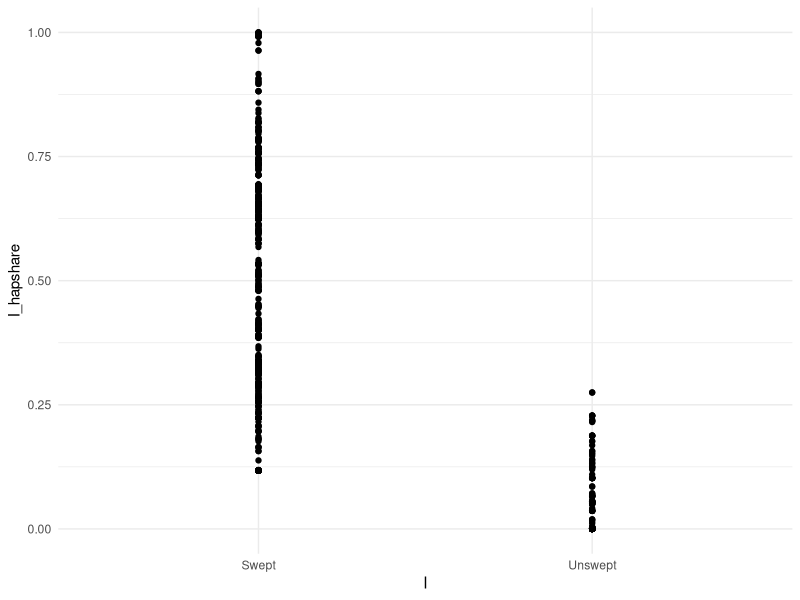

This figure's R source: (Note: this script raises an error after producing the figure.)
library(tidyverse)
setwd("~/Documents/projects/NemaScan_Performance/")
strain.data <- data.table::fread("data/CelegansStrainData.tsv") 
sweeps <- data.table::fread("data/sweep_summary.tsv")
hahnel_204 <- data.table::fread("data/hahnel_209.tsv") %>%
  dplyr::select(strain)

# Joining Strain Info
metadata <- sweeps %>%
  dplyr::full_join(., strain.data) %>%
  dplyr::mutate(I = dplyr::if_else(condition = I == TRUE, 
                                   true = "Swept", 
                                   false = "Unswept"),
                II = dplyr::if_else(condition = II == TRUE, 
                                    true = "Swept", 
                                    false = "Unswept"),
                III = dplyr::if_else(condition = III == TRUE, 
                                     true = "Swept", 
                                     false = "Unswept"),
                IV = dplyr::if_else(condition = IV == TRUE, 
                                    true = "Swept", 
                                    false = "Unswept"),
                V = dplyr::if_else(condition = V == TRUE, 
                                   true = "Swept", 
                                   false = "Unswept"),
                X = dplyr::if_else(condition = X == TRUE, 
                                   true = "Swept", 
                                   false = "Unswept"))

metadata %>%
  ggplot(., mapping = aes(x = I, y = I_hapshare)) + 
  theme_minimal() +
  geom_point()

complete <- metadata %>%
  dplyr::select(isotype) %>%
  dplyr::filter(!duplicated(isotype))
complete.list <- paste(complete$isotype,sep = "",collapse = ",")

# Sweep-based strain lists
chr.I.swept <- metadata %>%
  dplyr::filter(I == "Swept") %>%
  dplyr::select(isotype) %>%
  dplyr::filter(!duplicated(isotype))
chr.I.unswept <- metadata %>%
  dplyr::filter(I == "Unswept") %>%
  dplyr::select(isotype)%>%
  dplyr::filter(!duplicated(isotype))
chr.I.swept.list <- paste(chr.I.swept$isotype,sep = "",collapse = ",")
chr.I.unswept.list <- paste(chr.I.unswept$isotype,sep = "",collapse = ",")

chr.II.swept <- metadata %>%
  dplyr::filter(II == "Swept") %>%
  dplyr::select(isotype)%>%
  dplyr::filter(!duplicated(isotype))
chr.II.unswept <- metadata %>%
  dplyr::filter(II == "Unswept") %>%
  dplyr::select(isotype)%>%
  dplyr::filter(!duplicated(isotype))
chr.II.swept.list <- paste(chr.II.swept$isotype,sep = "",collapse = ",")
chr.II.unswept.list <- paste(chr.II.unswept$isotype,sep = "",collapse = ",")

chr.III.swept <- metadata %>%
  dplyr::filter(III == "Swept") %>%
  dplyr::select(isotype)%>%
  dplyr::filter(!duplicated(isotype))
chr.III.unswept <- metadata %>%
  dplyr::filter(III == "Unswept") %>%
  dplyr::select(isotype)%>%
  dplyr::filter(!duplicated(isotype))
chr.III.swept.list <- paste(chr.III.swept$isotype,sep = "",collapse = ",")
chr.III.unswept.list <- paste(chr.III.unswept$isotype,sep = "",collapse = ",")

chr.IV.swept <- metadata %>%
  dplyr::filter(IV == "Swept") %>%
  dplyr::select(isotype)%>%
  dplyr::filter(!duplicated(isotype))
chr.IV.unswept <- metadata %>%
  dplyr::filter(IV == "Unswept") %>%
  dplyr::select(isotype)%>%
  dplyr::filter(!duplicated(isotype))
chr.IV.swept.list <- paste(chr.IV.swept$isotype,sep = "",collapse = ",")
chr.IV.unswept.list <- paste(chr.IV.unswept$isotype,sep = "",collapse = ",")

chr.V.swept <- metadata %>%
  dplyr::filter(V == "Swept") %>%
  dplyr::select(isotype)%>%
  dplyr::filter(!duplicated(isotype))
chr.V.unswept <- metadata %>%
  dplyr::filter(V == "Unswept") %>%
  dplyr::select(isotype)%>%
  dplyr::filter(!duplicated(isotype))
chr.V.swept.list <- paste(chr.V.swept$isotype,sep = "",collapse = ",")
chr.V.unswept.list <- paste(chr.V.unswept$isotype,sep = "",collapse = ",")

chr.X.swept <- metadata %>%
  dplyr::filter(X == "Swept") %>%
  dplyr::select(isotype)%>%
  dplyr::filter(!duplicated(isotype))
chr.X.unswept <- metadata %>%
  dplyr::filter(X == "Unswept") %>%
  dplyr::select(isotype)%>%
  dplyr::filter(!duplicated(isotype))
chr.X.swept.list <- paste(chr.X.swept$isotype,sep = "",collapse = ",")
chr.X.unswept.list <- paste(chr.X.unswept$isotype,sep = "",collapse = ",")

genome.swept <- metadata %>%
  dplyr::filter(swept_chroms == 4) %>%
  dplyr::select(isotype)%>%
  dplyr::filter(!duplicated(isotype))
genome.unswept <- metadata %>%
  dplyr::filter(swept_chroms < 4) %>%
  dplyr::select(isotype)%>%
  dplyr::filter(!duplicated(isotype))
genome.swept.list <- paste(genome.swept$isotype,sep = "",collapse = ",")
genome.unswept.list <- paste(genome.unswept$isotype,sep = "",collapse = ",")

# Subsampling of Full CeNDR Set

full.subsample.96.1 <- paste(c(sample(genome.swept$isotype, 41, replace = F),
                                sample(genome.unswept$isotype, 55, replace = F)),
                              sep = "", collapse = ",")
full.subsample.96.2 <- paste(c(sample(genome.swept$isotype, 41, replace = F),
                               sample(genome.unswept$isotype, 55, replace = F)),
                             sep = "", collapse = ",")
full.subsample.96.3 <- paste(c(sample(genome.swept$isotype, 41, replace = F),
                               sample(genome.unswept$isotype, 55, replace = F)),
                             sep = "", collapse = ",")

full.subsample.200.1 <- paste(c(sample(genome.swept$isotype, 86, replace = F),
                                sample(genome.unswept$isotype, 114, replace = F)),
                              sep = "", collapse = ",")
full.subsample.300.1 <- paste(c(sample(genome.swept$isotype, 129, replace = F),
                                sample(genome.unswept$isotype, 171, replace = F)),
                              sep = "", collapse = ",")
full.subsample.200.2 <- paste(c(sample(genome.swept$isotype, 86, replace = F),
                                sample(genome.unswept$isotype, 114, replace = F)),
                              sep = "", collapse = ",")
full.subsample.300.2 <- paste(c(sample(genome.swept$isotype, 129, replace = F),
                                sample(genome.unswept$isotype, 171, replace = F)),
                              sep = "", collapse = ",")
full.subsample.200.3 <- paste(c(sample(genome.swept$isotype, 86, replace = F),
                                sample(genome.unswept$isotype, 114, replace = F)),
                              sep = "", collapse = ",")
full.subsample.300.3 <- paste(c(sample(genome.swept$isotype, 129, replace = F),
                                sample(genome.unswept$isotype, 171, replace = F)),
                              sep = "", collapse = ",")
full.subsample.200.4 <- paste(c(sample(genome.swept$isotype, 86, replace = F),
                                sample(genome.unswept$isotype, 114, replace = F)),
                              sep = "", collapse = ",")
full.subsample.300.4 <- paste(c(sample(genome.swept$isotype, 129, replace = F),
                                sample(genome.unswept$isotype, 171, replace = F)),
                              sep = "", collapse = ",")
full.subsample.200.5 <- paste(c(sample(genome.swept$isotype, 86, replace = F),
                                sample(genome.unswept$isotype, 114, replace = F)),
                              sep = "", collapse = ",")
full.subsample.300.5 <- paste(c(sample(genome.swept$isotype, 129, replace = F),
                                sample(genome.unswept$isotype, 171, replace = F)),
                              sep = "", collapse = ",")

# CeNDR Strain "Sets"
colnames(metadata)
cendr.strain.sets.nested <- strain.data %>%
  dplyr::select(isotype, strain_set) %>%
  dplyr::filter(strain_set %in% c(1:8)) %>%
  dplyr::arrange(strain_set) %>%
  dplyr::group_by(strain_set) %>%
  tidyr::nest()

divergent.set <-  strain.data %>%
  dplyr::select(isotype, strain_set) %>%
  dplyr::filter(strain_set == "D") %>%
  select(isotype)

strain.sets <- c(c(1:8),c(1:8))
strain.sets <- unique(strain.sets)
gather.strain.sets <- t(combn(strain.sets, 2)) %>%
  as.data.frame() %>%
  `colnames<-`(c("set1","set2"))

cendr.strain.set.list <- list()
for(i in 1:nrow(gather.strain.sets)){
  combo <- gather.strain.sets[i,]
  
  set1 <- as.numeric(combo$set1)
  set2 <- as.numeric(combo$set2)


  combined.strain.sets <- data.frame(cendr.strain.sets.nested$data[set1]) %>%
    dplyr::full_join(.,data.frame(cendr.strain.sets.nested$data[set2]))
  
  combo.name <- paste("cendr.set",set1,"set",set2,sep = ".")
  
  strain.list <- paste(combined.strain.sets$isotype,sep = "", collapse = ",")
  cendr.strain.set.list[[i]] <- data.frame(combo.name, strain.list)
}
cendr.strain.sets.df <- do.call(rbind, cendr.strain.set.list) %>%
  `colnames<-`(c("strain.set","strains"))


# Hahnel Benzimidazoles Strains
hahnel.isotypes <- list()
for(j in 1:nrow(hahnel_204)){
  hahnel.strain <- hahnel_204$strain[j]
  hahnel.isotypes[[j]] <- strain.data %>%
    dplyr::select(strain, isotype) %>%
    dplyr::filter(strain == hahnel.strain) %>%
    dplyr::select(isotype)
}
hahnel_isotypes <- Reduce(rbind, hahnel.isotypes) %>%
  dplyr::filter(!duplicated(isotype))
hahnel_isotypes <- paste(hahnel_isotypes$isotype, sep = "", collapse = ",")


# Combine strain sets
strain.lists <- data.frame(c("complete","chr.I.swept","chr.I.unswept",
                             "chr.II.swept","chr.II.unswept",
                             "chr.III.swept","chr.III.unswept",
                             "chr.IV.swept","chr.IV.unswept",
                             "chr.V.swept","chr.V.unswept",
                             "chr.X.swept","chr.X.unswept",
                             "genome.swept","genome.unswept",
                             "full.subsample.200.1", "full.subsample.200.2", "full.subsample.200.3", "full.subsample.200.4", "full.subsample.200.5",
                             "full.subsample.300.1", "full.subsample.300.2", "full.subsample.300.3", "full.subsample.300.4", "full.subsample.300.5",
                             "full.subsample.96.1", "full.subsample.96.2", "full.subsample.96.3","hahnel.isotypes"), 
                           c(complete.list, chr.I.swept.list, chr.I.unswept.list,
                             chr.II.swept.list, chr.II.unswept.list,
                             chr.III.swept.list, chr.III.unswept.list,
                             chr.IV.swept.list, chr.IV.unswept.list,
                             chr.V.swept.list, chr.V.unswept.list,
                             chr.X.swept.list, chr.X.unswept.list,
                             genome.swept.list, genome.unswept.list,
                             full.subsample.200.1, full.subsample.200.2, full.subsample.200.3, full.subsample.200.4, full.subsample.200.5,
                             full.subsample.300.1, full.subsample.300.2, full.subsample.300.3, full.subsample.300.4, full.subsample.300.5,
                             full.subsample.96.1, full.subsample.96.2, full.subsample.96.3, hahnel_isotypes)) %>%
  `colnames<-`(c("strain.set","strains")) %>%
  dplyr::full_join(cendr.strain.sets.df)
write.table(strain.lists, "output/swept.by.chr.strain.lists.txt", 
            quote = F, row.names = F, col.names = F)

